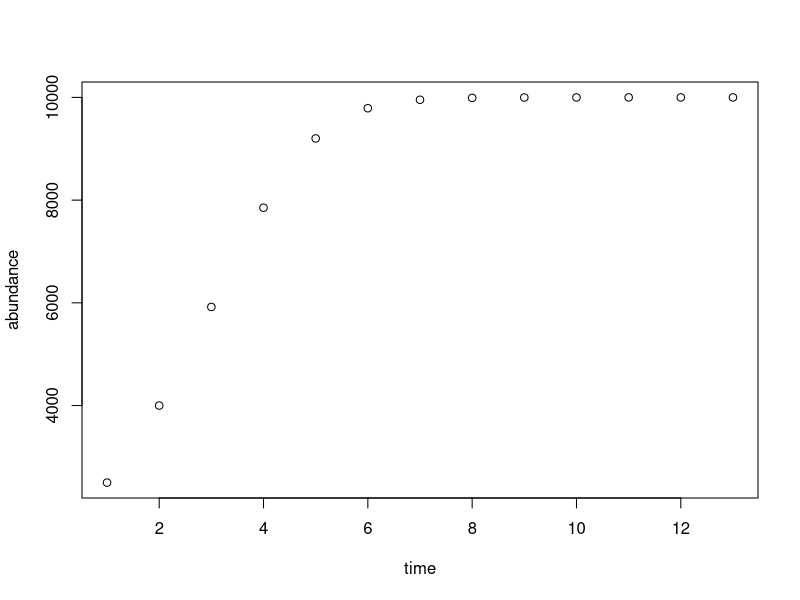
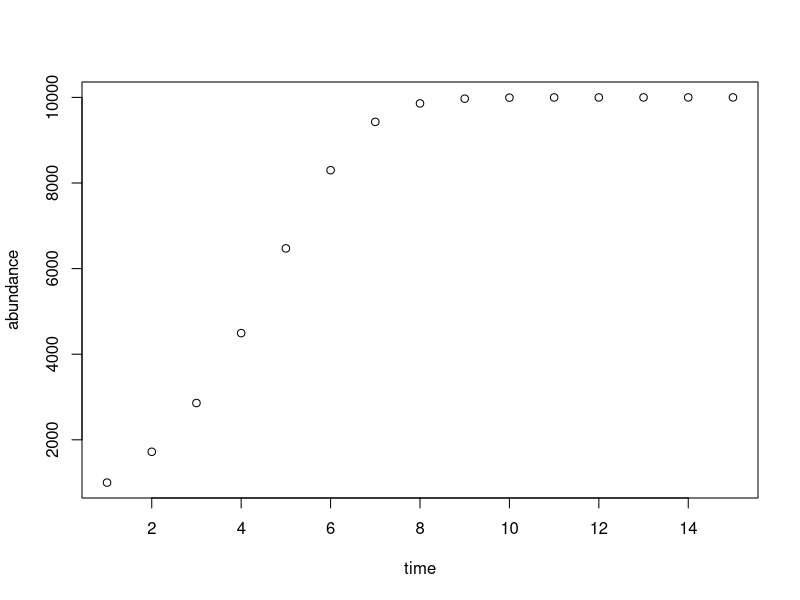
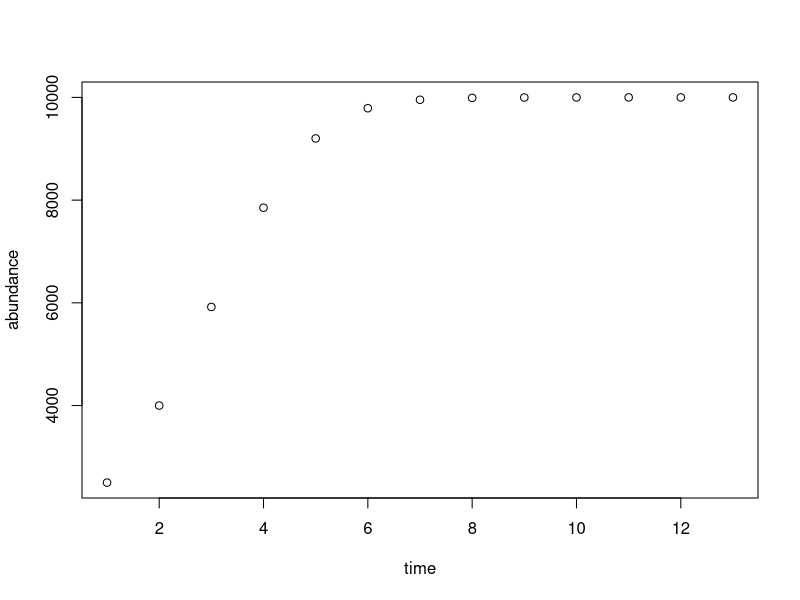

Here is the R script that generated these plots, in order: (Note: this script raises an error after producing the figures.)
#Lba08: Documentation and Metadata

setwd("/Users/caihong/Desktop/EBIO4420/CompBioLabsAndHomework/Labs/Lab08")
############################################################################
# 3b. Use the code from Week4's lab problem #7, turn the logistic growth
# model code into a function that takes r(the intrinsic growth rate),
# K (the carrying capacity), the total number of generations, and
# the initial population size as it arguments.

logisticGrowthFun <- function(r, K, n, initialPop) {
  r <- 0.8 # r is the intrinsic growth rate of the population
  K <- 10000 # K is the environmental carrying capacity for the population
  abundance <- rep(initialPop, n) # create a vector to store n number times of abundance, 
  # n replicate of initialPop
  for (i in 2:n) {
    abundance[i] <- abundance[i - 1] + r * abundance[i - 1] * (K - abundance[i - 1])/K
  } 
  return(abundance)
}

# test if my function works
logisticGrowthFun(0.8, 10000, 13, 2500)

######################################################################################
# 3c Add code to the function so that it produces a plot of the data it generates

logisticGrowthFun <- function(r, K, n, initialPop) {
  r <- 0.8 # r is the intrinsic growth rate of the population
  K <- 10000 # K is the environmental carrying capacity for the population
  abundance <- rep(initialPop, n) # create a vector to store n number times of abundance, 
  # n number of initialPop
  time <- seq(1,n) #make a vector called "time" to stores the time steps 1 to n
  for (i in 2:n) {
    abundance[i] <- abundance[i - 1] + r * abundance[i - 1] * (K - abundance[i - 1])/K
  } 
  myPlot <- plot(time, abundance) #make a plot base on time and abundance
  return(myPlot)
}

# test if my function works
logisticGrowthFun(0.8, 10000, 13, 2500)

# save the examplePlt as PDF (note, default is in inches)
pdf(file = "examplePlot.pdf",
    width = 10, height = 10)
logisticGrowthFun(0.8, 10000, 13, 2500)
dev.off()


######################################################################################
# 3d following the function, write a lines of code that calls the function, choose you own 
# parameter values

logisticGrowthFun(0.9, 10000, 15, 1000)

######################################################################################
# 3e write a line(s) of code that writes the data set to a file(also in your Lab08 directory),
# The data file should have two columns: the first column should be "generation", and the second
# column should be "abundance".
r <- 0.8 # r is the intrinsic growth rate of the population
K <- 10000 # K is the environmental carrying capacity for the population
n <- 12  
generations <- seq(1,n) #make a vector called "time" to stores the time steps 1 to 12
abundance <- c(2500, 2:12)#Create a vector to store 12 abundance in each time step, the first one is 2500  )
for(i in 2:12) {
  abundance[i] <- abundance[i - 1] + r * abundance[i - 1] * (K - abundance[i - 1])/K
}

mydf <- data.frame(generations, abundance) # create a new dataframe

write.csv(mydf, "/Users/caihong/Desktop/EBIO4420/CompBioLabsAndHomework/Labs/Lab08/logisticDataFrame.csv")






